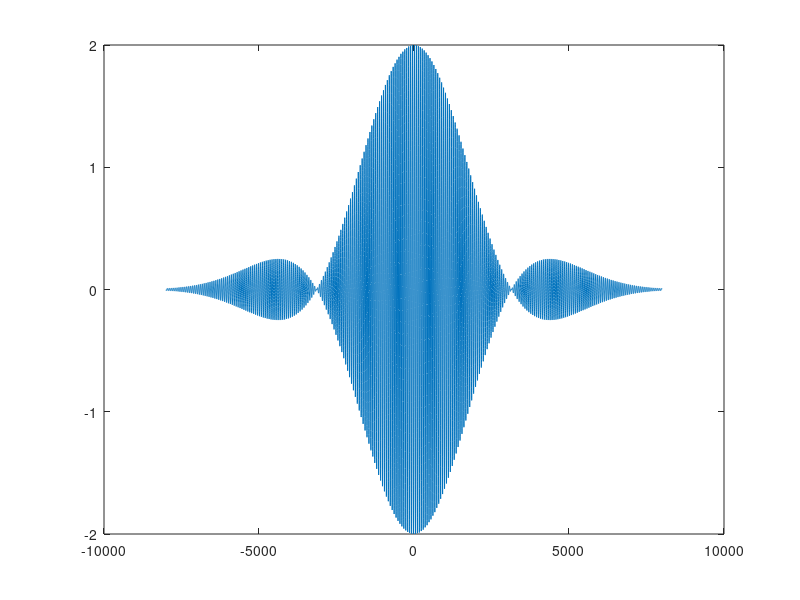

The MATLAB source for this figure: (Note: this script raises an error after producing the figure.)
close all
clear all

x       =   -8000:1:8000;

a1      =   1;
w1      =   0.101;
phi1    =   0;
b1      =   0;
c1      =   2500;

a2      =   1;
w2      =   0.1;
phi2    =   0;
b2      =   0;
c2      =   2500;

pulse1  =   a1.*sin((w1.*x)+phi1).*exp(-((x-b1).^2)./(2*(c1^2)));
pulse2  =   a2.*sin((w2.*x)+phi2).*exp(-((x-b2).^2)./(2*(c2^2)));
pulse3  =   pulse1+pulse2;
figure(1)
plot(x,pulse3)
Fs = 1;
y = pulse3;
N=length(x);
[YfreqDomain,freq] = centeredFFT(y,Fs);

figure(2)
plot(freq*2*pi,abs(YfreqDomain))
zeroPadFactor = nextpow2(length(y)) + 3;
[a,b] = positiveFFT_zero_padding(y,Fs,2^zeroPadFactor);
figure(3)
plot(b*2*pi,abs(a))
% p = unwrap(angle(X));
% p = fftshift(p);
% figure(3)
% plot(freq*2*pi,p)
return
p(1)    =   1;
p(2)    =   0.102;
p(3)    =   0;
p(4)    =   b1;
p(5)    =   c1;
% p(6)    =   a2;
% p(7)    =   w2;
% p(8)    =   0;
% p(9)    =   b2;
% p(10)   =   c2;



s_params = p;
options=optimset('TolX',1e-12,'TolFun',1e-12,'MaxFunEvals',5000,'Display','iter');
estimate = fminsearch(@myfit,s_params,options,x,pulse3);
n = 1;
%A_mat(n,:) = A;
a3          = estimate(1)
w3          = estimate(2)
phi3        = estimate(3)
b3          = estimate(4)
c3          = estimate(5)
% a4          = estimate(6)
% w4          = estimate(7)
% phi4        = estimate(8)
% b4          = estimate(9)
% c4          = estimate(10)

pulse4  =   a3.*sin((w3.*x)+phi3).*exp(-((x-b3).^2)./(2*(c3^2)));
%pulse4  =   pulse4+ a4.*sin((w4.*x)+phi4).*exp(-((x-b4).^2)./(2*(c4^2)));
figure(2)
plot(x,pulse3)
hold on
plot(x,pulse4,'r')
hold off

figure(3)
plot(x,(pulse4-pulse3))

y = pulse4-pulse3;

zeroPadFactor = nextpow2(length(y)) + 3;
[a,b] = positiveFFT_zero_padding(y,Fs,2^zeroPadFactor);
figure(4)
plot(b*2*pi,abs(a))
axis([0.05 0.15 0 max(abs(a))])